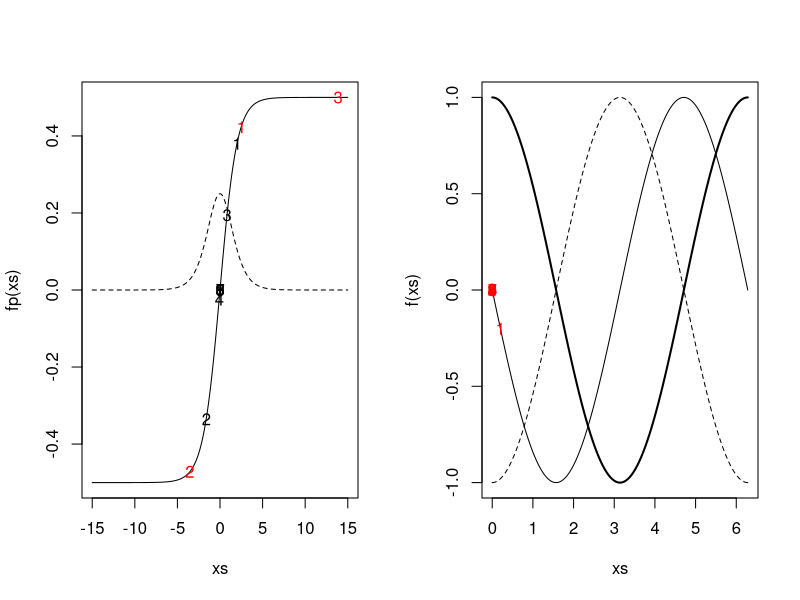
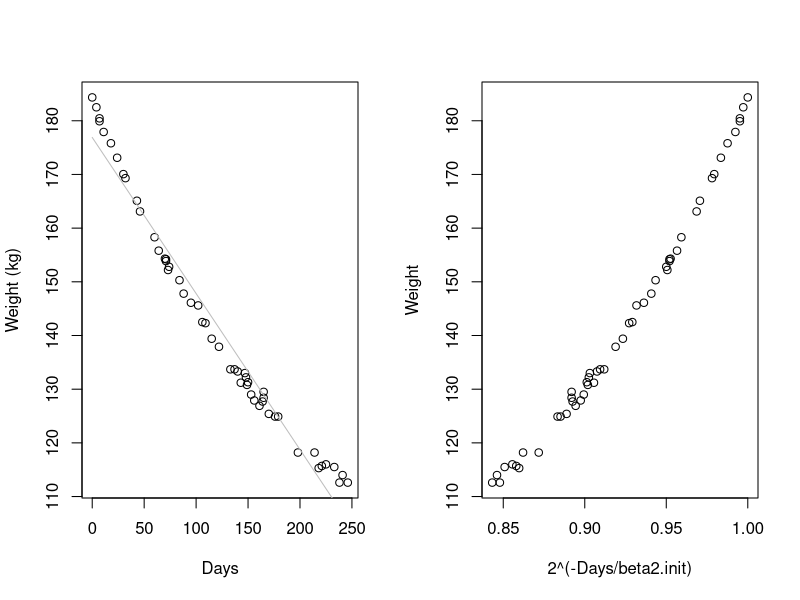
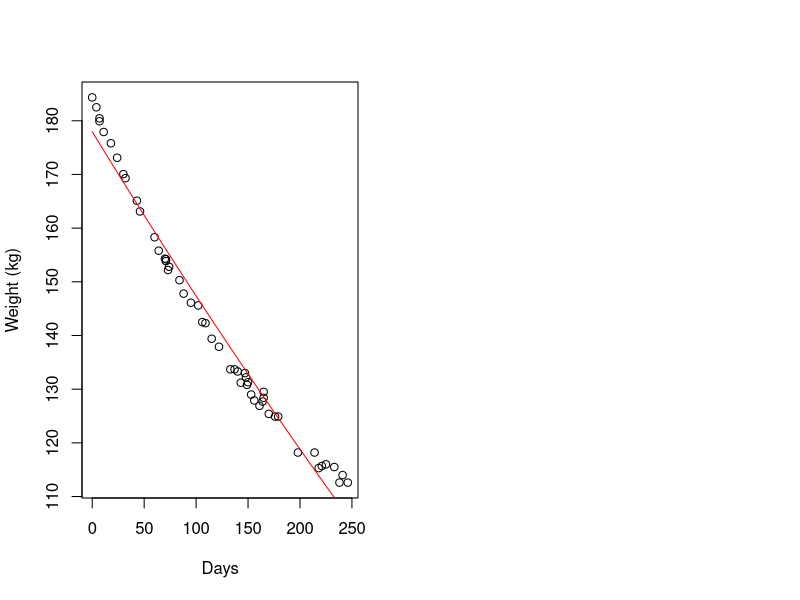

Here is the R script that generated these plots, in order: (Note: this script raises an error after producing the figures.)
################################################################
### Demo code for Unit 13 of Stat243, "Optimization"
### Chris Paciorek, November 2013
################################################################

#######################################
# 3: Univariate function optimization
#######################################

### 3.3.3 How can Newton's method go wrong? 

par(mfrow = c(1,2))
fp <- function(x, theta = 1){
	exp(x*theta)/(1+exp(x*theta)) - .5
}
fpp <- function(x, theta = 1){
	exp(x*theta)/((1+exp(x*theta))^2)
}
xs <- seq(-15, 15, len = 300)
plot(xs, fp(xs), type = 'l')
lines(xs, fpp(xs), lty = 2)

# good starting point
x0 <- 2
xvals <- c(x0,rep(NA,9))
for(t in 2:10){
	xvals[t]=xvals[t-1] - fp(xvals[t-1]) / fpp(xvals[t-1])
}
print(xvals)
points(xvals, fp(xvals), pch = as.character(1:length(xvals)))

# bad starting point
x0 <- 2.5
xvals <- c(x0,rep(NA,9))
for(t in 2:10){
	xvals[t]=xvals[t-1] - fp(xvals[t-1]) / fpp(xvals[t-1])
}
print(xvals)
points(xvals, fp(xvals), pch = as.character(1:length(xvals)), col = 'red')
# whoops

# mistakenly climbing uphill
f <- function(x) cos(x)
fp <- function(x) -sin(x)
fpp <- function(x) -cos(x)
xs <- seq(0, 2*pi, len = 300)
plot(xs, f(xs), type = 'l', lwd = 2)
lines(xs, fp(xs))
lines(xs, fpp(xs), lty = 2)
x0 <- 0.2 # starting point
fp(x0) # negative
fpp(x0) # negative
x1 <- x0 - fp(x0)/fpp(x0) # whoops, we've gone uphill 
# because of the negative second derivative
xvals <- c(x0,rep(NA,9))
for(t in 2:10){
	xvals[t]=xvals[t-1]-fp(xvals[t-1])/fpp(xvals[t-1])
}
xvals
points(xvals, fp(xvals), pch = as.character(1:length(xvals)), col = 'red')
# and we've found a maximum rather than a minimum...


#######################################
# 4: Convergence ideas
#######################################

### 4.3 Convergence rates

options(digits = 10)
f <- function(x) cos(x)
fp <- function(x) -sin(x)
fpp <- function(x) -cos(x)
xstar <- pi # known minimum

# N-R
x0 <- 2
xvals <- c(x0,rep(NA,9))
for(t in 2:10){
	xvals[t] <- xvals[t-1] - fp(xvals[t-1]) / fpp(xvals[t-1])
}
print(xvals)

# bisection
bisecStep <- function(interval, fp){
	xt <- mean(interval)
	if(fp(interval[1]) * fp(xt) <= 0) interval[2] <- xt else interval[1] <- xt
	return(interval)
}
nIt <- 30
a0 <- 2; b0 <- (3*pi/2) - (xstar - a0) 
# have b0 be as far from min as a0 for fair comparison with N-R
interval <- matrix(NA, nr = nIt, nc = 2)
interval[1, ] <- c(a0, b0)
for(t in 2:nIt){
	interval[t, ] <- bisecStep(interval[t-1, ], fp)
}
rowMeans(interval)

########################################
### 5: Multivariate optimization
########################################

### 5.2 Newton-Raphson (Newton's method)

library(MASS)
head(wtloss)
attach(wtloss)

plot(Days, Weight, ylab = "Weight (kg)")

## Linear fit - not a good model
wtloss.lm <- lm(Weight ~ Days, data = wtloss)
coef(wtloss.lm) # estimates of the intercept and slope
lines(Days, fitted(wtloss.lm), col = "grey")

# we need some starting values
# guess that beta2 approx 100 since the midpoint of Days is near 100

beta2.init = 1000
plot(2^(-Days/beta2.init), Weight)
tmpMod = lm(Weight ~ I(2^(-Days/beta2.init)))
beta0.init = tmpMod$coef[1]
beta1.init = tmpMod$coef[2]

plot(Days, Weight, ylab = "Weight (kg)")
lines(Days, beta0.init + beta1.init * 2^(-Days/beta2.init), col = 'red')
# not bad; let's go with that

expr = quote((Weight - (beta0 + beta1 * 2^(-Days/beta2)))^2) # objective is sum of this quantity over the observations
# let R do the differentiation of the basic expression for us (since human error in taking derivatives is very common)
# R won't deal with the summation, so we'll have to do that ourselves
deriv(expr, c("beta0", "beta1", "beta2"), function.arg = TRUE)
deriv3(expr, c("beta0", "beta1", "beta2"), function.arg = TRUE) # same as deriv()  with Hessian = TRUE

f =function(betas){
  sum((Weight - (betas[1] + betas[2] * 2^(-Days/betas[3])))^2)
}

# use the basic code based on deriv() and deriv3() 
fp = function(betas){
  # a bit sloppy as I use Days and Weight as global vars here
  beta0 = betas[1]
  beta1 = betas[2]
  beta2 = betas[3]
  .expr3 <- 2^(-Days/beta2)
  .expr6 <- Weight - (beta0 + beta1 * .expr3)
  grad = - c(sum(2*.expr6), sum(2*(.expr3*.expr6)),
             sum(2* (beta1 * (.expr3 * (log(2) * (Days/beta2^2))) * .expr6)))
  return(grad)
}

fpp = function(betas){
  # a bit sloppy as I use Days and Weight as global vars here
  n = length(Days)
  beta0 = betas[1]
  beta1 = betas[2]
  beta2 = betas[3]
  .expr3 <- 2^(-Days/beta2)
  .expr6 <- Weight - (beta0 + beta1 * .expr3)
  .expr11 <- log(2)
  .expr12 <- beta2^2
  .expr14 <- .expr11 * (Days/.expr12)
  .expr15 <- .expr3 * .expr14
  .expr16 <- beta1 * .expr15
  
  hessian = matrix(0, 3, 3)
  hessian[1, 1] <- 2*n # don't forget to do summation (i.e., multiply by n)
  hessian[1, 2] <- sum(2 * .expr3)
  hessian[1, 3] <- sum( 2 *  .expr16)
  hessian[2, 2] <- sum( 2 * (.expr3 * .expr3))
  
  hessian[2, 3] <-  - sum(2 * 
                          (.expr15 * .expr6 - .expr3 * .expr16))
  
  hessian[3, 3] <- - sum(2 * (beta1 * (.expr15 * 
                                       .expr14 - .expr3 * (.expr11 * (Days * (2 * beta2)/.expr12^2))) * 
                              .expr6 - .expr16 * .expr16))
  hessian[lower.tri(hessian)] = t(hessian[upper.tri(hessian)])
  return(hessian) 
}



nIt = 20
xvals = matrix(NA, nr = nIt, nc = 3)
xvals[1, ] = c(beta0.init, beta1.init, beta2.init)


for(t in 2:nIt){
  xvals[t, ] = xvals[t-1, ] - solve(fpp(xvals[t-1, ]), fp(xvals[t-1, ]))
  if(FALSE){ # in case not numerically p.d., use pseudoinverse
    e = eigen(fpp(xvals[t-1, ])) 
    e$val = 1/e$val
    e$val[e$val < 0] = 0 # pseudo-inverse
    xvals[t, ] = xvals[t-1, ] - e$vec%*%((t(e$vec)*e$val)%*%fp(xvals[t-1, ]))
  }
}

# let's check against R's built-in nonlinear least squares function
beta.start = xvals[1, ]
names(beta.start) = c("beta0", "beta1", "beta2")
wtloss.fm <- nls(Weight ~ beta0 + beta1*2^(-Days/beta2), 
                 data = wtloss, start = beta.start, trace = TRUE)
nlsEst = coef(wtloss.fm)

f(xvals[20, ])
f(nlsEst)

plot(Days, Weight, ylab = "Weight (kg)")
lines(Days, fitted(wtloss.fm), col = "blue")

### 5.3 Fisher scoring

# data are only involved in .expr6 and all Hessian terms involving .expr6 are linear in it, so replace with its expectation, which is simply 0

fppFS = function(betas){
  # a bit sloppy as I use Days and Weight as global vars here
  n = length(Days)
  beta0 = betas[1]
  beta1 = betas[2]
  beta2 = betas[3]
    .expr3 <- 2^(-Days/beta2)
    .expr6 <- 0 # Weight - (beta0 + beta1 * .expr3)
    .expr11 <- log(2)
    .expr12 <- beta2^2
    .expr14 <- .expr11 * (Days/.expr12)
    .expr15 <- .expr3 * .expr14
    .expr16 <- beta1 * .expr15
 
  hessian = matrix(0, 3, 3)
  hessian[1, 1] <- 2*n # don't forget to do summation (i.e., multiply by n)
    hessian[1, 2] <- sum(2 * .expr3)
    hessian[1, 3] <- sum( 2 *  .expr16)
    hessian[2, 2] <- sum( 2 * (.expr3 * .expr3))
  
    hessian[2, 3] <-  - sum(2 * 
        (.expr15 * .expr6 - .expr3 * .expr16))

    hessian[3, 3] <- - sum(2 * (beta1 * (.expr15 * 
        .expr14 - .expr3 * (.expr11 * (Days * (2 * beta2)/.expr12^2))) * 
        .expr6 - .expr16 * .expr16))
  hessian[lower.tri(hessian)] = t(hessian[upper.tri(hessian)])
  return(hessian) 
}


nIt = 20
xvals = matrix(NA, nr = nIt, nc = 3)
xvals[1, ] = c(beta0.init, beta1.init, beta2.init)

fpp(xvals[1, ])
fppFS(xvals[1, ])
# pretty similar - some terms in the observed FI didn't involve the data, so don't change anyway

for(t in 2:nIt){
  xvals[t, ] = xvals[t-1, ] - solve(fppFS(xvals[t-1, ]), fp(xvals[t-1, ]))
}

# FS seems to give slightly faster convergence here


### 5.5.1 Descent methods and Newton-like methods

# steepest descent
f <- function(x){
	x[1]^2/1000 + 4*x[1]*x[2]/1000 + 5*x[2]^2/1000
}
fp <- function(x){
	c(2 * x[1]/1000 + 4 * x[2]/1000,
	4 * x[1]/1000 + 10 * x[2]/1000)
}
lineSearch <- function(alpha, xCurrent, direction, FUN){
	newx <- xCurrent + alpha * direction
	FUN(newx)
}
nIt <- 50
xvals <- matrix(NA, nr = nIt, nc = 2)
xvals[1, ] <- c(7, -4)
for(t in 2:50){
	newalpha <- optimize(lineSearch, interval = c(-5000, 5000),
		xCurrent = xvals[t-1, ], direction = fp(xvals[t-1, ]),
		FUN = f)$minimum 
	xvals[t, ] <- xvals[t-1, ] + newalpha * fp(xvals[t-1, ])
}
x1s <- seq(-5, 8, len = 100); x2s = seq(-5, 2, len = 100)
fx <- apply(expand.grid(x1s, x2s), 1, f)
# plot f(x) surface on log scale
image.plot(x1s, x2s, matrix(log(fx), 100, 100), 
	xlim = c(-5, 8), ylim = c(-5,2)) 
lines(xvals) # overlay optimization path
# kind of slow

### 5.6 Gauss-Seidel

f <- function(x){
	return(x[1]^2/1000 + 4*x[1]*x[2]/1000 + 5*x[2]^2/1000)
}
f1 <- function(x1, x2){ # f(x) as a function of x1
	return(x1^2/1000 + 4*x1*x2/1000 + 5*x2^2/1000)
}
f2 <- function(x2, x1){ # f(x) as a function of x2
	return(x1^2/1000 + 4*x1*x2/1000 + 5*x2^2/1000)
}
x1s <- seq(-5, 8, len = 100); x2s = seq(-5, 2, len = 100)
fx <- apply(expand.grid(x1s, x2s), 1, f)
image.plot(x1s, x2s, matrix(log(fx), 100, 100))
nIt <- 49
xvals <- matrix(NA, nr = nIt, nc = 2)
xvals[1, ] <- c(7, -4)
# 5, -10
for(t in seq(2, nIt, by = 2)){
	newx1 <- optimize(f1, x2 = xvals[t-1, 2], interval = c(-40, 40))$minimum
	xvals[t, ] <- c(newx1, xvals[t-1, 2])
	newx2 <- optimize(f2, x1 = newx1, interval = c(-40, 40))$minimum
	xvals[t+1, ] <- c(newx1, newx2)
}
lines(xvals)

### 5.7 Nelder-Mead

# set up tuning factors
alpha = 1
gamma = 2
beta = .5
delta = .5

# auxiliary function to plot line segments
plotseg = function(ind1, ind2, col = 1){
  if(length(ind1) == 1){
    segments(xs[ind1, 1], xs[ind1 , 2], xs[ind2, 1], xs[ind2, 2], col = col)
  } else{
    segments(ind1[1], ind1[2], xs[ind2, 1], xs[ind2, 2], col = col)    
  }
}
  
# initial polytope
xs = matrix(c(-2,3,-6,4,-4,2),nc=2,byrow=T)

plot(xs,xlim=c(-7,-1),ylim=c(1,8))
plotseg(2, 3)
plotseg(1, 3)
plotseg(1, 2)

xbar = (xs[1,]+xs[2,])/2

text(xs[3,1], xs[3,2], expression(x[p+1]))

points(xbar[1],xbar[2], col = 'red')

### reflection

xr = (1+alpha)*xbar - alpha*xs[3,]
points(xr[1],xr[2],col = 'red', pch = 16, cex = .4)
text(xr[1],xr[2], expression(x[r]))

plotseg(xr, 1, col = 'red')
plotseg(xr, 2, col = 'red')
plotseg(1, 2, col = 'red')
# red triangle is now our proposed new polytope

### consider expansion if xr is better than all the other points

xe = gamma*xr + (1-gamma)*xbar
points(xe[1], xe[2], col = 'green', pch = 16, cex = .4)
text(xe[1],xe[2], expression(x[e]))
# if xe is better than xr, use xe, o.w. use xr

plotseg(xe, 1, col = 'green')
plotseg(xe, 2, col = 'green')
plotseg(1, 2, col = 'green')

### consider contraction if xr is worse than all the other points

points(xs[3,1], xs[3, 2], col = 'blue')

# set xh to be the best of these two points
xh = xs[3, ] # suppose the original point is better than the reflection
xc = beta*xh + (1-beta)*xbar
points(xc[1], xc[2], col = 'blue', pch = 16, cex = .4)
text(xc[1],xc[2], expression(x[c]))
# if xc is better than xh, then contract

plotseg(xc, 1, col = 'blue')
plotseg(xc, 2, col = 'blue')
plotseg(1, 2, col = 'blue')

# if not, shrink simplex toward the best point (xs[1, ])

### shrinkage

xs[2, ] = delta*xs[2, ] + (1-delta)*xs[1, ]
xs[3, ] = delta*xs[3, ] + (1-delta)*xs[1, ]

points(xs[2, 1], xs[2, 2], col = 'purple')
points(xs[3, 1], xs[3, 2], col = 'purple')

plotseg(1, 2, 'purple')
plotseg(1, 3, 'purple')
plotseg(2, 3, 'purple')

### 5.8 Simulated annealing

x= seq(0,10,len=100)
f=function(x)  sin(x)

plot(x, f(x), type='l', ylim = c(-1, 3), col = 'grey')
tau = 10
# plot the modified function
lines(x, exp(-f(x)/tau), col = 'red')   # try tau = 3, 1, .3, etc.
# effect of cooling...
tau =3
# plot the modified function
lines(x, exp(-f(x)/tau), col='yellow')   # try tau = 3, 1, .3, etc.
tau =1
# plot the modified function
lines(x, exp(-f(x)/tau), col = 'blue')   # try tau = 3, 1, .3, etc.

##############################
# 6: Optimization in R
##############################

### 6.1 Core optimization functions

# using optim()

yHundredths = scan('../data/precipData.txt')  # precip in hundredths of inches
yHundredths = yHundredths[!is.na(yHundredths)]
y = yHundredths/100  # precip now in inches

par(mfrow = c(1, 2))
hist(y)
thresh = 3
hist(y[y > thresh])

npy=31+28+31 # number of days in winter season
cutoff = (1/25.4) # wet days defined as those with > 1 mm (1/25.4 inches) of precip
thresh = as.numeric(quantile(y[y > cutoff],.98,na.rm=T)) # 98%ile of wet days


pp.lik <- function(par, y, thresh, npy) {
  mu <- par[1]
  sc <- par[2]
  xi <- par[3]
  uInd = y > thresh
  if(sc <= 0) 
    return(10^6);
  if ((1 + ((xi * (thresh - mu))/sc)) < 0) {
    l <- 10^6; 
  }
  else {
    y <- (y - mu)/sc
    y <- 1 + xi * y
    if (min(y^uInd) <= 0){   
      l <- 10^6;
    } else{
      ytmp = y
      ytmp[!uInd]=1  # 'zeroes' out those below the threshold after applying the log in next line
      l <- sum(uInd * log(sc)) + sum(uInd * log(ytmp) * 
                                     (1/xi + 1)) + length(y)/npy * mean((1 + (xi * (thresh - mu))/sc)^(-1/xi))
    }
  }
  l
}

# optim() usage
# out <- optim(init, pp.lik, hessian = TRUE, method = "BFGS", control = list(maxit = maxit, trace = TRUE))

yExc = y[y > thresh]
in2 <- sqrt(6 * var(yExc))/pi  # have initial values depend only on those above the threshold
in1 <- mean(yExc) - 0.57722 * in2
init0 = c(in1, in2, 0.1)

# fit with Nelder-Mead (default) and BFGS
optim(init0, pp.lik, y = y, thresh = thresh, npy = npy, control = list(trace = TRUE)) # 118 fxn evals
optim(init0, pp.lik, y = y, thresh = thresh, npy = npy, method = 'BFGS', control = list(trace = TRUE)) # ~ 10 its

system.time(optim(init0, pp.lik, y = y, thresh = thresh, npy = npy))
system.time(optim(init0, pp.lik, y = y, thresh = thresh, npy = npy, method = 'BFGS'))

# different starting value 
init1 = c(mean(y[y > thresh]), sd(y[y > thresh]), -0.1)
optim(init1, pp.lik, y = y, thresh = thresh, npy = npy, control = list(trace = TRUE)) 
optim(init1, pp.lik, y = y, thresh = thresh, npy = npy, method = 'BFGS', control = list(trace = TRUE)) 

# bad starting value for BFGS
init2 = c(thresh, .01, .1)
out = optim(init2, pp.lik, y = y, thresh = thresh, npy = npy, control = list(trace = TRUE), hessian = TRUE)
solve(out$hessian)
out2 = optim(init2, pp.lik, y = y, thresh = thresh, npy = npy, method = 'BFGS', control = list(trace = TRUE), hessian = TRUE)
solve(out2$hessian)


# suppose the data were on a different scale
in2 <- sqrt(6 * var(yExc*1000))/pi  # have initial values depend only on those above the threshold
in1 <- mean(yExc*1000) - 0.57722 * in2
init3 = c(in1, in2, 0.1)

optim(init3, pp.lik, y = y*1000, thresh = thresh*1000, npy = npy, control = list(trace = TRUE)) # note that the parameters have changed even beyond a scaling effect
optim(init3, pp.lik, y = y*1000, thresh = thresh*1000, npy = npy, method = 'BFGS', control = list(trace = TRUE)) # note lack of convergence after 100 its
optim(init3, pp.lik, y = y*1000, thresh = thresh*1000, npy = npy, method = 'BFGS', control = list(trace = TRUE, maxit = 1000)) # convergence, but to values not concordant with those from fitting the original y data

# when we have y*1000, the location and scale parameters are on very different scales than the shape parameter
# can we use parscale to deal with the problems when the data are on a different scale?
optim(init3, pp.lik, y = y*1000, thresh = thresh*1000, npy = npy, control = list(trace = TRUE, parscale = c(1000,1000,1))) 
optim(init3, pp.lik, y = y*1000, thresh = thresh*1000, npy = npy, method = 'BFGS', control = list(trace = TRUE, parscale = c(1000,1000,1))) 
# yes, that works! the parameter estimates are now equivalent to those from the standard fitting of the original data

# default step size for numerical derivative is only .001; perhaps we should try with higher accuracy
optim(init0, pp.lik, y = y, thresh = thresh, npy = npy, method = 'BFGS', control = list(trace = TRUE, ndeps = rep(1e-6, 3)))
# note that we needed only 33 function evaluations instead of the original 43, presumably because of higher accuracy in the derivative

#### let's do some plotting of the objective fxn as a sanity check

# 3-d grid of location, scale, shape
locVals = seq(0, 5, len = 30)
scaleVals = seq(.1, 3, len = 30)
shapeVals = seq(-.3, .25, by = .05)
parGrid = expand.grid(loc = locVals, scale = scaleVals, shape = shapeVals)

obj=apply(parGrid, 1, pp.lik, y=y, thresh=thresh, npy=npy) # compute objective function for all parameter combos

tmp = cbind(parGrid,obj)

par(mfrow=c(3, 4), mai = c(.6,.5, .3, .1), mgp = c(1.8, .7, 0))
for( i in 1:length(shapeVals)){
  tmp2 = tmp[tmp$shape == shapeVals[i],] # slice of objective fxn for fixed shape parameter
  image.plot(locVals, scaleVals, matrix((tmp2$obj), length(locVals), length(scaleVals)), col = tim.colors(32), zlim = c(40,80), main = as.character(shapeVals[i]))
}
# note there a couple weird things about this log likelihood - (1) weird things happen when the shape parameter is very close to 0 and (2) for certain combinations the likelihood is not defined (it's set to 1e6) - this is why some of the colors go from aqua to white without showing red values - reparameterizing or optimizing with explicit constraints may be better approaches

# apart from that, it appears that optim() has probably found the minimum

##############################
# 9: Convex optimization
##############################

### 9.6 Interior point methods

# based on the example in ?constrOptim
fr <- function(x) {   ## Rosenbrock Banana function
  x1 <- x[1]
  x2 <- x[2]
  100 * (x2 - x1 * x1)^2 + (1 - x1)^2
}
grr <- function(x) { ## Gradient of 'fr'
  x1 <- x[1]
  x2 <- x[2]
  c(-400 * x1 * (x2 - x1 * x1) - 2 * (1 - x1),
    200 *      (x2 - x1 * x1))
}

m <- 100
x1s <- x2s <- seq(-5, 5, len = m)
xs <- expand.grid(x1s, x2s)

f <- apply(xs, 1, fr)

image.plot(x1s, x2s, matrix(log(f), m))

ui = rbind(c(-1,0), c(1,-1))
ci = c(-0.9, -0.1)
# x1 <= 0.9
# x2 <= x1 + 0.1

abline(v = 0.9)
abline(.1, 1)

out <- constrOptim(c(.5,0), fr, grr, ui = ui, ci = ci)
out$par
points(out$par[1], out$par[2])

# what about constraining to a different region?

ui = rbind(c(-1,0), c(-1, 1))
ci = c(-0.9,0.1)
# x1 <= 0.9
# x2 >= x1 + 0.1

out <- constrOptim(c(.5,0), fr, grr, ui = ui, ci = ci)
# whoops, not feasible!
out <- constrOptim(c(-3, 2), fr, grr, ui = ui, ci = ci)
points(out$par[1], out$par[2], pch = 2)


# how about optimizing along a line (equality constraint)?
# x1 - x2 = 0.1 is the same as
# x1 - x2 <= 0.1
# x1 - x2 >= 0.1
ui = rbind(c(-1, 1), c(1, -1))
ci = c(-0.1, 0.1)

out <- constrOptim(c(3.1, 3.0), fr, grr, ui = ui, ci = ci)
# hmmm, numerical issues?

# ok, how about making a long narrow region around the line?
# this takes a while...
ui = rbind(c(1,-1), c(-1,1))
ci = c(.099,-.101)
# hmmm
out1 <- constrOptim(c(3.1, 3.0), fr, grr, ui = ui, ci = ci)
out2 <- constrOptim(c(3.1, 3.0), fr, NULL, ui = ui, ci = ci)

image.plot(x1s, x2s, matrix(log(f), m))
abline(-0.1, 1)
points(out1$par[1], out1$par[2], pch = "1")
points(out2$par[1], out2$par[2], pch = "2")



